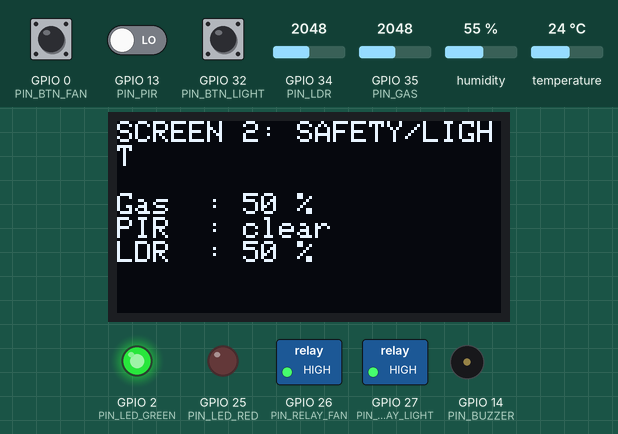
Simulated run of this sketch. Board: ESP32. Parts: 128×64 one-colour display, switched loads named in the sketch (green lamp = pin HIGH), output pins drawn as LEDs (lit = HIGH), buzzer (waves = sounding, pin HIGH). Inputs (shaded band) come from the test bench; at power-on: temperature 24 °C, GPIO 32 (PIN_BTN_LIGHT) HIGH, GPIO 13 (PIN_PIR) LOW, GPIO 35 (PIN_GAS) = 2048, GPIO 0 (PIN_BTN_FAN) HIGH, GPIO 34 (PIN_LDR) = 2048, humidity 55 %. WiFi joins after 1.5 s; servers stay silent unless stated; EEPROM starts erased; no MQTT or app messages arrive unless stated; what the sketch prints to the serial monitor is not drawn.

Above: at 7.2 s.
7.3 s: temperature set to 31.3 °C
At 17.6 s:
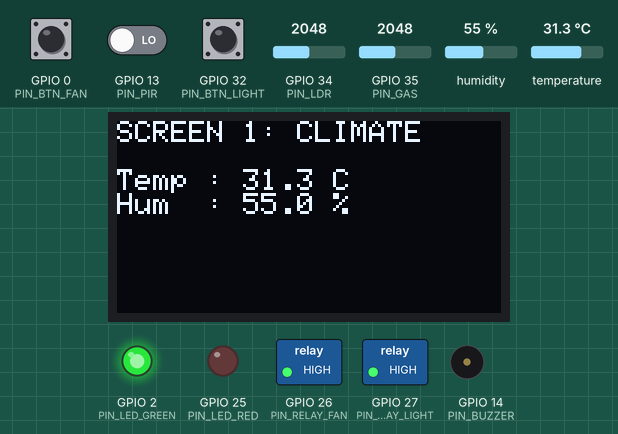
18.1 s: temperature set to 32.7 °C
At 27.7 s:
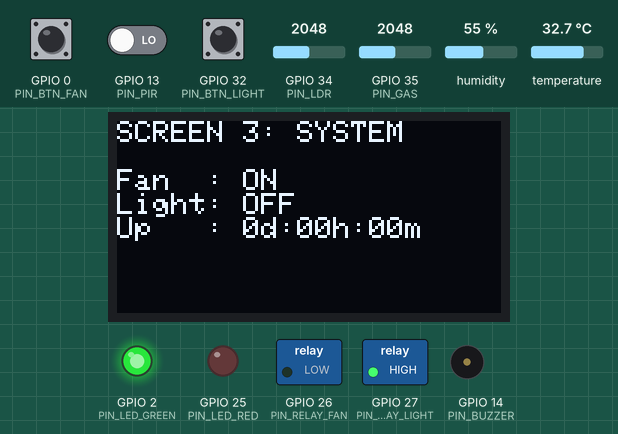
28.1 s: GPIO 32 (PIN_BTN_LIGHT) pulled LOW for 0.15 s
At 28.6 s:
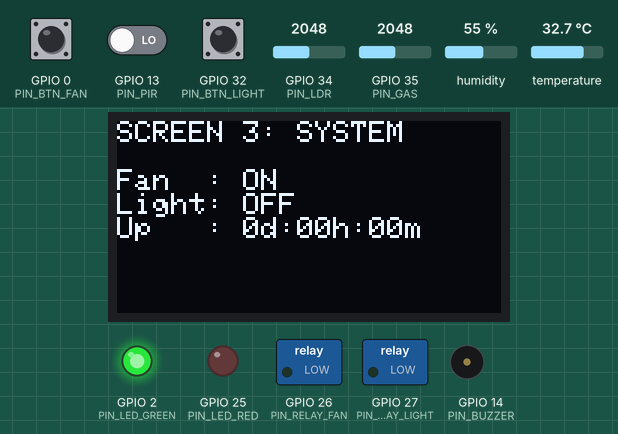
41.2 s: GPIO 13 (PIN_PIR) driven HIGH
At 52.8 s:
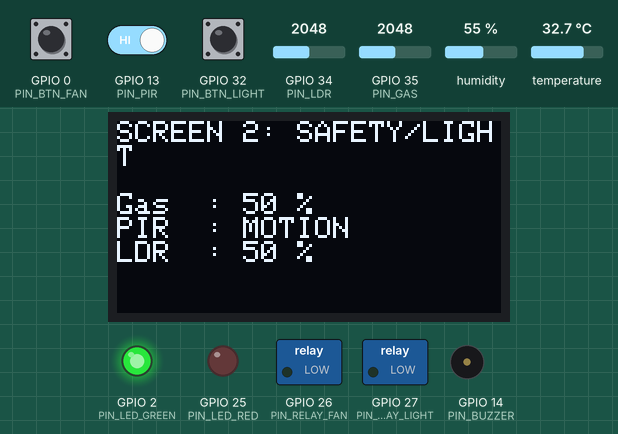
54.2 s: GPIO 35 (PIN_GAS) set to 2439
67.2 s: GPIO 35 (PIN_GAS) set to 2544
At 72.9 s:
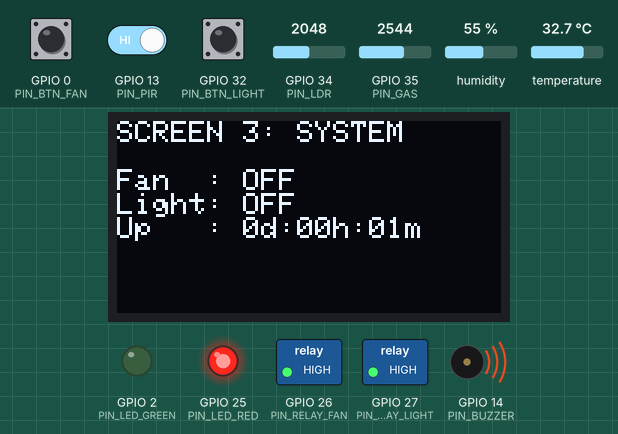
Timing chart, 0 to 74.4 s (numbered marks = the images above; inputs shaded):
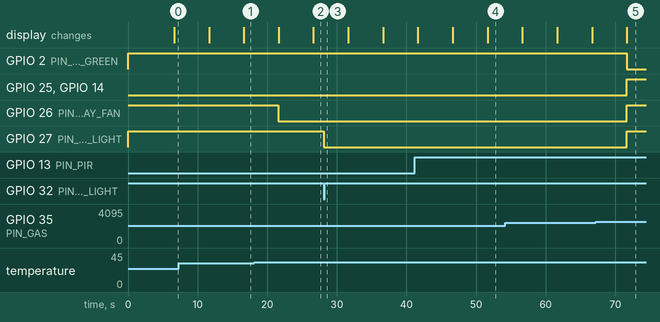

Measured:
- the behaviour switches between 32 and 32.1 °C on temperature (found by bisection; images 1 and 2)
- the behaviour switches between 2497 and 2498 on GPIO 35 (PIN_GAS) (found by bisection; images 4 and 5)
- after the input at 18.1 s, GPIO 26 (PIN_RELAY_FAN): HIGH → LOW after 3.5 s; the display: first differs from a run without the input after 8.5 s (image 2)
- after the input at 28.1 s, GPIO 27 (PIN_RELAY_LIGHT): HIGH → LOW at once
- after the input at 41.2 s, the display: first differs from a run without the input after 10.4 s (image 4)
- after the input at 67.2 s, GPIO 2 (PIN_LED_GREEN): HIGH → LOW after 4.4 s; GPIO 25 (PIN_LED_RED), GPIO 26 (PIN_RELAY_FAN), GPIO 27 (PIN_RELAY_LIGHT), GPIO 14 (PIN_BUZZER): LOW → HIGH after 4.4 s; the display: changes after 4.4 s (image 5)

The sketch:

Project-10-Full-IoT-Home-Automation-Hub.ino
```cpp
/*
  Project 10: Full IoT Home Automation Hub
  ESP32 + DHT11 + Gas Sensor + PIR + LDR + 2-Channel Relay + OLED + Buzzer + LEDs + Buttons

  Wiring (per diagram.json):
    DHT   data       -> GPIO15
    GAS   AOUT        -> GPIO35
    LDR   AO          -> GPIO34
    PIR   OUT         -> GPIO13
    RELAY1 IN (FAN)   -> GPIO26   (active LOW: LOW=ON, HIGH=OFF)
    RELAY2 IN (LIGHT) -> GPIO27   (active LOW)
    BUZZER            -> GPIO14
    LED_RED  (gas alert)   -> GPIO25
    LED_GREEN(system OK)   -> GPIO2
    BTN_FAN override   -> GPIO0   (INPUT_PULLUP)
    BTN_LIGHT override -> GPIO32  (INPUT_PULLUP)
    OLED SDA -> GPIO21, SCL -> GPIO22 (I2C addr 0x3C)

  NOTE: the Wokwi sim part "wokwi-dht22" is used for the DHT footprint (Wokwi has
  no DHT11 timing model), so DHTTYPE is set to DHT22 below for the simulator.
  On real hardware with an actual DHT11, just change DHTTYPE to DHT11.

  Required libraries (Arduino Library Manager names) — see libraries.txt:
    DHT sensor library, Adafruit Unified Sensor, Adafruit SSD1306, Adafruit GFX Library,
    PubSubClient
  (WebServer and Preferences ship with the ESP32 board core — no install needed.
   We use the built-in synchronous WebServer instead of ESPAsyncWebServer/AsyncTCP
   because those two conflict with newer ESP32 core mbedtls headers in Wokwi's
   build environment.)
*/

#include <WiFi.h>
#include <PubSubClient.h>
#include <Wire.h>
#include <Adafruit_GFX.h>
#include <Adafruit_SSD1306.h>
#include <DHT.h>
#include <WebServer.h>
#include <Preferences.h>

// ---------------- USER CONFIG ----------------
const char* WIFI_SSID      = "Wokwi-GUEST";      // Wokwi's built-in open sim network
const char* WIFI_PASSWORD  = "";
const char* MQTT_BROKER    = "broker.hivemq.com";
const int   MQTT_PORT      = 1883;
const char* MQTT_TOPIC     = "iitjammu/dinesh/home";   // <-- replace [yourname] with your name
const char* MQTT_CLIENT_ID = "esp32-home-hub-dinesh";

// ---------------- PIN MAP ----------------
#define PIN_DHT         15
#define PIN_GAS         35
#define PIN_LDR         34
#define PIN_PIR         13
#define PIN_RELAY_FAN   26
#define PIN_RELAY_LIGHT 27
#define PIN_BUZZER      14
#define PIN_LED_RED     25
#define PIN_LED_GREEN   2
#define PIN_BTN_FAN     0
#define PIN_BTN_LIGHT   32

#define DHTTYPE DHT22   // Wokwi sim uses DHT22 protocol; swap to DHT11 for real hardware
DHT dht(PIN_DHT, DHTTYPE);

#define OLED_W 128
#define OLED_H 64
Adafruit_SSD1306 display(OLED_W, OLED_H, &Wire, -1);

WiFiClient espClient;
PubSubClient mqttClient(espClient);
WebServer server(80);
Preferences prefs;

// ---------------- STATE ----------------
float g_temp = 0, g_hum = 0;
int   g_gasPct = 0, g_ldrPct = 0;
bool  g_pir = false;

bool fanOn = false;
bool lightOn = false;
bool gasAlert = false;

bool fanManual = false, lightManual = false;
unsigned long fanManualUntil = 0, lightManualUntil = 0;
const unsigned long MANUAL_OVERRIDE_MS = 10UL * 60UL * 1000UL; // 10 min

unsigned long lastMotionMs = 0;
const unsigned long NO_MOTION_TIMEOUT_MS = 3UL * 60UL * 1000UL; // 3 min

unsigned long lastSensorRead = 0;
const unsigned long SENSOR_INTERVAL_MS = 5000;

unsigned long lastMqttPublish = 0;
const unsigned long MQTT_INTERVAL_MS = 30000;

unsigned long lastOledSwitch = 0;
const unsigned long OLED_INTERVAL_MS = 5000;
int oledScreen = 0;

// factory reset combo (hold both buttons 5s)
unsigned long bothBtnPressStart = 0;
bool bothBtnHeld = false;
const unsigned long FACTORY_RESET_HOLD_MS = 5000;

// ---------------- HELPERS ----------------
String uptimeString() {
  unsigned long s = millis() / 1000;
  unsigned long days = s / 86400; s %= 86400;
  unsigned long hrs  = s / 3600;  s %= 3600;
  unsigned long mins = s / 60;
  char buf[32];
  snprintf(buf, sizeof(buf), "%lud:%02luh:%02lum", days, hrs, mins);
  return String(buf);
}

void setRelayFan(bool on) {
  fanOn = on;
  digitalWrite(PIN_RELAY_FAN, on ? LOW : HIGH); // active LOW
}

void setRelayLight(bool on) {
  lightOn = on;
  digitalWrite(PIN_RELAY_LIGHT, on ? LOW : HIGH); // active LOW
}

void allRelaysOff() {
  setRelayFan(false);
  setRelayLight(false);
}

// ---------------- SENSOR READ ----------------
void readSensors() {
  float h = dht.readHumidity();
  float t = dht.readTemperature();
  if (!isnan(h)) g_hum = h;
  if (!isnan(t)) g_temp = t;

  int gasRaw = analogRead(PIN_GAS);          // 0-4095 (12-bit ADC)
  g_gasPct = map(gasRaw, 0, 4095, 0, 100);

  int ldrRaw = analogRead(PIN_LDR);          // 0-4095
  g_ldrPct = map(ldrRaw, 0, 4095, 0, 100);   // higher = brighter (check/invert on real HW)

  bool motion = digitalRead(PIN_PIR) == HIGH;
  g_pir = motion;
  if (motion) lastMotionMs = millis();
}

// ---------------- AUTOMATION ----------------
void applyAutomationRules() {
  unsigned long now = millis();

  if (fanManual && now > fanManualUntil) fanManual = false;
  if (lightManual && now > lightManualUntil) lightManual = false;

  // ---- Rule 3: Gas safety shutdown (highest priority, overrides manual too) ----
  if (g_gasPct > 60) {
    gasAlert = true;
    digitalWrite(PIN_LED_RED, HIGH);
    digitalWrite(PIN_BUZZER, HIGH);
    digitalWrite(PIN_LED_GREEN, LOW);
    allRelaysOff();
    fanManual = false;
    lightManual = false;
    publishAlertMQTT();
    return;
  } else {
    gasAlert = false;
    digitalWrite(PIN_LED_RED, LOW);
    digitalWrite(PIN_BUZZER, LOW);
    digitalWrite(PIN_LED_GREEN, HIGH);
  }

  // ---- Rule 1: Fan hysteresis ----
  if (!fanManual) {
    if (!fanOn && g_temp > 32.0) setRelayFan(true);
    if (fanOn  && g_temp < 28.0) setRelayFan(false);
  }

  // ---- Rule 2: Light — LDR + PIR ----
  if (!lightManual) {
    bool motionRecent = (millis() - lastMotionMs) < NO_MOTION_TIMEOUT_MS;
    if (!lightOn && g_ldrPct < 20 && g_pir) setRelayLight(true);
    if (lightOn && (g_ldrPct > 60 || !motionRecent)) setRelayLight(false);
  }
}

// ---------------- BUTTONS ----------------
void handleButtons() {
  bool fanBtn   = digitalRead(PIN_BTN_FAN)   == LOW; // pressed
  bool lightBtn = digitalRead(PIN_BTN_LIGHT) == LOW;

  if (fanBtn && lightBtn) {
    if (!bothBtnHeld) { bothBtnHeld = true; bothBtnPressStart = millis(); }
    else if (millis() - bothBtnPressStart > FACTORY_RESET_HOLD_MS) {
      factoryReset();
      bothBtnHeld = false;
    }
    return;
  } else {
    bothBtnHeld = false;
  }

  static bool lastFanBtn = false, lastLightBtn = false;
  if (fanBtn && !lastFanBtn) {
    fanManual = true;
    fanManualUntil = millis() + MANUAL_OVERRIDE_MS;
    setRelayFan(!fanOn);
    prefs.putBool("fanOn", fanOn);
    prefs.putBool("fanManual", true);
  }
  if (lightBtn && !lastLightBtn) {
    lightManual = true;
    lightManualUntil = millis() + MANUAL_OVERRIDE_MS;
    setRelayLight(!lightOn);
    prefs.putBool("lightOn", lightOn);
    prefs.putBool("lightManual", true);
  }
  lastFanBtn = fanBtn;
  lastLightBtn = lightBtn;
}

void factoryReset() {
  prefs.clear();
  fanManual = false; lightManual = false;
  setRelayFan(false); setRelayLight(false);
  for (int i = 0; i < 6; i++) {
    digitalWrite(PIN_LED_RED, i % 2);
    delay(150);
  }
  digitalWrite(PIN_LED_RED, LOW);
}

// ---------------- OLED ----------------
void updateOled() {
  display.clearDisplay();
  display.setTextSize(1);
  display.setTextColor(SSD1306_WHITE);
  display.setCursor(0, 0);

  if (oledScreen == 0) {
    display.println("SCREEN 1: CLIMATE");
    display.println();
    display.print("Temp : "); display.print(g_temp, 1); display.println(" C");
    display.print("Hum  : "); display.print(g_hum, 1); display.println(" %");
  } else if (oledScreen == 1) {
    display.println("SCREEN 2: SAFETY/LIGHT");
    display.println();
    display.print("Gas  : "); display.print(g_gasPct); display.println(" %");
    display.print("PIR  : "); display.println(g_pir ? "MOTION" : "clear");
    display.print("LDR  : "); display.print(g_ldrPct); display.println(" %");
  } else {
    display.println("SCREEN 3: SYSTEM");
    display.println();
    display.print("Fan  : "); display.println(fanOn ? "ON" : "OFF");
    display.print("Light: "); display.println(lightOn ? "ON" : "OFF");
    display.print("Up   : "); display.println(uptimeString());
  }
  display.display();
}

// ---------------- WIFI / MQTT ----------------
void connectWiFi() {
  WiFi.mode(WIFI_STA);
  WiFi.begin(WIFI_SSID, WIFI_PASSWORD);
  Serial.print("Connecting to WiFi");
  unsigned long start = millis();
  while (WiFi.status() != WL_CONNECTED && millis() - start < 15000) {
    delay(300);
    Serial.print(".");
  }
  Serial.println();
  Serial.println(WiFi.status() == WL_CONNECTED
                    ? "WiFi connected: " + WiFi.localIP().toString()
                    : "WiFi FAILED - continuing offline");
}

void connectMQTT() {
  if (WiFi.status() != WL_CONNECTED) return;
  mqttClient.setServer(MQTT_BROKER, MQTT_PORT);
  if (!mqttClient.connected()) {
    Serial.print("Connecting to MQTT...");
    if (mqttClient.connect(MQTT_CLIENT_ID)) {
      Serial.println("connected");
    } else {
      Serial.print("failed, rc="); Serial.println(mqttClient.state());
    }
  }
}

String buildJsonPayload(bool alert) {
  String json = "{";
  json += "\"temp\":" + String(g_temp, 1) + ",";
  json += "\"humidity\":" + String(g_hum, 1) + ",";
  json += "\"gas\":" + String(g_gasPct) + ",";
  json += "\"pir\":" + String(g_pir ? "true" : "false") + ",";
  json += "\"light\":" + String(g_ldrPct) + ",";
  json += "\"fan\":" + String(fanOn ? "true" : "false") + ",";
  json += "\"light_relay\":" + String(lightOn ? "true" : "false") + ",";
  json += "\"alert\":" + String(alert ? "true" : "false");
  json += "}";
  return json;
}

void publishMQTT() {
  if (!mqttClient.connected()) connectMQTT();
  if (!mqttClient.connected()) return;
  mqttClient.loop();
  String payload = buildJsonPayload(gasAlert);
  mqttClient.publish(MQTT_TOPIC, payload.c_str());
}

void publishAlertMQTT() {
  if (!mqttClient.connected()) connectMQTT();
  if (!mqttClient.connected()) return;
  String payload = buildJsonPayload(true);
  mqttClient.publish(MQTT_TOPIC, payload.c_str());
}

// ---------------- WEB DASHBOARD ----------------
String htmlDashboard() {
  String html = "<!DOCTYPE html><html><head><meta http-equiv='refresh' content='5'>";
  html += "<title>Home Hub</title><style>body{font-family:sans-serif;background:#111;color:#eee;padding:20px}";
  html += "h1{color:#4fc3f7}.card{background:#222;padding:12px 18px;margin:10px 0;border-radius:8px}";
  html += ".on{color:#4caf50;font-weight:bold}.off{color:#888}.alert{color:#f44336;font-weight:bold}";
  html += "button{padding:8px 16px;margin-right:8px;border:none;border-radius:6px;cursor:pointer}</style></head><body>";
  html += "<h1>ESP32 Home Automation Hub</h1>";

  html += "<div class='card'>Temp: " + String(g_temp, 1) + " C &nbsp; Humidity: " + String(g_hum, 1) + " %</div>";
  html += "<div class='card'>Gas: " + String(g_gasPct) + "% " + (gasAlert ? "<span class='alert'>ALERT!</span>" : "") + "</div>";
  html += "<div class='card'>Light (LDR): " + String(g_ldrPct) + "% &nbsp; Motion: " + String(g_pir ? "YES" : "no") + "</div>";
  html += "<div class='card'>Fan: <span class='" + String(fanOn ? "on'>ON" : "off'>OFF") + "</span>" +
          (fanManual ? " (manual)" : " (auto)") +
          " <form action='/toggleFan' method='POST' style='display:inline'><button>Toggle</button></form></div>";
  html += "<div class='card'>Light Relay: <span class='" + String(lightOn ? "on'>ON" : "off'>OFF") + "</span>" +
          (lightManual ? " (manual)" : " (auto)") +
          " <form action='/toggleLight' method='POST' style='display:inline'><button>Toggle</button></form></div>";
  html += "<div class='card'>Uptime: " + uptimeString() + "</div>";
  html += "</body></html>";
  return html;
}

void setupWebServer() {
  server.on("/", HTTP_GET, []() {
    server.send(200, "text/html", htmlDashboard());
  });

  server.on("/data", HTTP_GET, []() {
    server.send(200, "application/json", buildJsonPayload(gasAlert));
  });

  server.on("/toggleFan", HTTP_POST, []() {
    fanManual = true;
    fanManualUntil = millis() + MANUAL_OVERRIDE_MS;
    setRelayFan(!fanOn);
    prefs.putBool("fanOn", fanOn);
    prefs.putBool("fanManual", true);
    server.sendHeader("Location", "/");
    server.send(303);
  });

  server.on("/toggleLight", HTTP_POST, []() {
    lightManual = true;
    lightManualUntil = millis() + MANUAL_OVERRIDE_MS;
    setRelayLight(!lightOn);
    prefs.putBool("lightOn", lightOn);
    prefs.putBool("lightManual", true);
    server.sendHeader("Location", "/");
    server.send(303);
  });

  server.begin();
}

// ---------------- SETUP / LOOP ----------------
void setup() {
  Serial.begin(115200);

  pinMode(PIN_PIR, INPUT);
  pinMode(PIN_RELAY_FAN, OUTPUT);
  pinMode(PIN_RELAY_LIGHT, OUTPUT);
  pinMode(PIN_BUZZER, OUTPUT);
  pinMode(PIN_LED_RED, OUTPUT);
  pinMode(PIN_LED_GREEN, OUTPUT);
  pinMode(PIN_BTN_FAN, INPUT_PULLUP);
  pinMode(PIN_BTN_LIGHT, INPUT_PULLUP);

  allRelaysOff();
  digitalWrite(PIN_BUZZER, LOW);
  digitalWrite(PIN_LED_RED, LOW);
  digitalWrite(PIN_LED_GREEN, HIGH);

  dht.begin();

  Wire.begin(21, 22);
  if (!display.begin(SSD1306_SWITCHCAPVCC, 0x3C)) {
    Serial.println("SSD1306 init failed");
  }
  display.clearDisplay();
  display.setTextColor(SSD1306_WHITE);
  display.setCursor(0, 20);
  display.println("Home Hub booting...");
  display.display();

  prefs.begin("homehub", false);
  fanManual   = prefs.getBool("fanManual", false);
  lightManual = prefs.getBool("lightManual", false);
  if (fanManual)   setRelayFan(prefs.getBool("fanOn", false));
  if (lightManual) setRelayLight(prefs.getBool("lightOn", false));
  if (fanManual)   fanManualUntil   = millis() + MANUAL_OVERRIDE_MS;
  if (lightManual) lightManualUntil = millis() + MANUAL_OVERRIDE_MS;

  connectWiFi();
  setupWebServer();
  connectMQTT();

  lastSensorRead = millis();
  lastMqttPublish = millis();
  lastOledSwitch = millis();
}

void loop() {
  unsigned long now = millis();

  server.handleClient();

  handleButtons();

  if (now - lastSensorRead >= SENSOR_INTERVAL_MS) {
    readSensors();
    applyAutomationRules();
    lastSensorRead = now;
  }

  if (now - lastMqttPublish >= MQTT_INTERVAL_MS) {
    publishMQTT();
    lastMqttPublish = now;
  } else if (mqttClient.connected()) {
    mqttClient.loop();
  }

  if (now - lastOledSwitch >= OLED_INTERVAL_MS) {
    oledScreen = (oledScreen + 1) % 3;
    updateOled();
    lastOledSwitch = now;
  }
}
```
